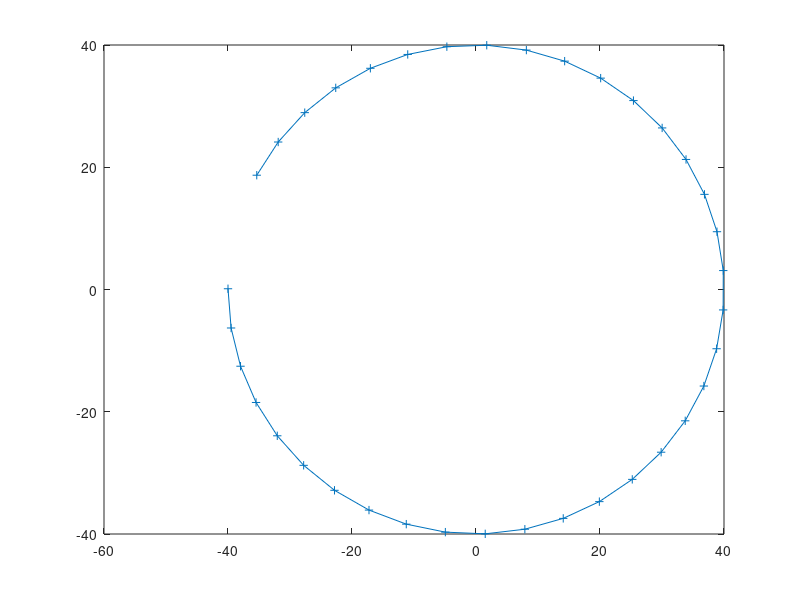
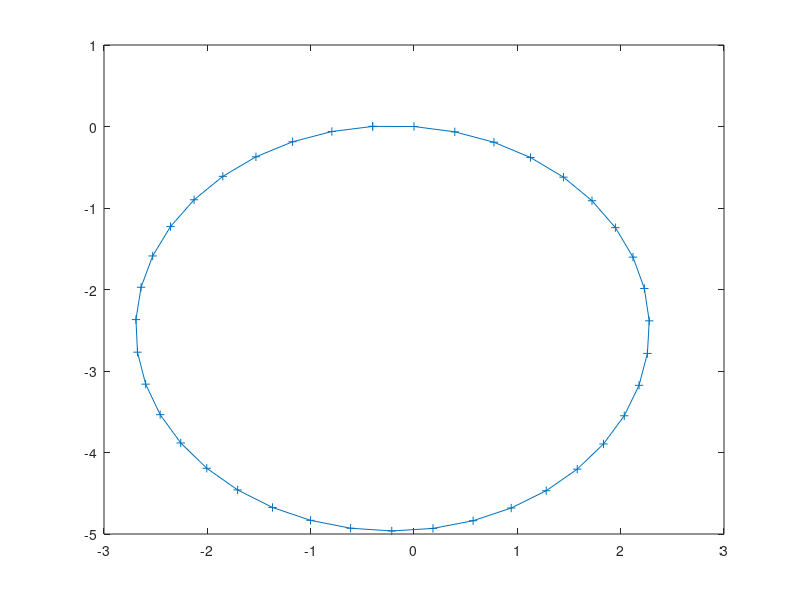

Recreate these plots in MATLAB, in order.
close all;
clear all;
delta_x = 0.015;%mm, x100um
aline_num = 1024;
aline_rate = 100000; %lines/s
width_psf = 0.02;%mm, x1000um
vc = delta_x*aline_rate; %mm/s
n1_level = 0.0;
n2_level = 0.0;

% am = angle(randn(1,40) + 1i * randn(1,40));
% vm = rand(1,40)*40;
am = linspace(-pi, pi, 40);
vm = ones(1, 40)*40;
for n = 1:40
    corr_n1 = randn(1, aline_num)*n1_level;
    corr_n2 = randn(1, aline_num)*n2_level;
    corr_bg =  exp(-(vc* (1/aline_rate)).^2/width_psf.^2) + corr_n1; 
    corr_bg = corr_bg .* (corr_bg<1) .* (corr_bg>0) + 0.01*((corr_bg>1) + (corr_bg<0));
    v_scan = 1i*vc*exp(-1i* linspace(0, (aline_num-1)/aline_num * 2*pi, aline_num)) + vm(n) *exp(1i*am(n));
    delta_x = abs(v_scan) * (1/aline_rate); 
    corr_x = exp(-delta_x.^2/width_psf.^2) + corr_n1 + corr_n2;
    corr_x = corr_x .* (corr_x<1) .* (corr_x>0) + 0.01*((corr_x>1) + (corr_x<0));
    diff_corr = corr_x - corr_bg;
%     diff_corr = 40*50000*((width_psf *sqrt(log(1./corr_x))).^2-(width_psf * sqrt(log(1./corr_bg))).^2) ;
%     figure;plot(diff_corr);
    A(n) = mean(diff_corr(1:aline_num/4));
    B(n) = mean(diff_corr(aline_num/4+1:aline_num/2));
    C(n) = mean(diff_corr(aline_num/2+1:aline_num*3/4));
    D(n) = mean(diff_corr(aline_num*3/4+1:aline_num));
    %% use A, B
%     am_calc(n) = atan(B(n)/A(n));
%     if A(n)<0 && B(n)<0
%         am_calc(n) = am_calc(n)-pi ;
%     elseif  A(n)<0 && B(n)>0 
%         am_calc(n) = am_calc(n)+pi ;
%     end
%     vm_calc(n) = abs(A(n)/(2*vc*sin(am_calc(n))));
%     am_calc(n) = angle(exp(1i*(am_calc(n)+pi/4)));
    %% use B, C
%     am_calc(n) = atan(B(n)/-C(n));
%     if B(n)<0 && C(n)>0
%         am_calc(n) = am_calc(n)-pi ;
%     elseif  C(n)>0 && B(n)>0 
%         am_calc(n) = am_calc(n)+pi ;
%     end
%     vm_calc(n) = abs(C(n)/(2*vc*sin(am_calc(n))));
%     am_calc(n) = angle(exp(1i*(am_calc(n)+pi/4)));
    %% use C, D
%     am_calc(n) = atan(D(n)/C(n));
%     if D(n)>0 && C(n)>0
%         am_calc(n) = am_calc(n)-pi ;
%     elseif  C(n)>0 && D(n)<0 
%         am_calc(n) = am_calc(n)+pi ;
%     end
%     vm_calc(n) = abs(C(n)/(2*vc*sin(am_calc(n))));
%     am_calc(n) = angle(exp(1i*(am_calc(n)+pi/4)));
    %% use D, A
%     am_calc(n) = atan(D(n)/-A(n));
%     if D(n)>0 && A(n)<0
%         am_calc(n) = am_calc(n)-pi ;
%     elseif  A(n)<0 && D(n)<0 
%         am_calc(n) = am_calc(n)+pi ;
%     end
%     vm_calc(n) = abs(A(n)/(2*vc*sin(am_calc(n))));
%     am_calc(n) = angle(exp(1i*(am_calc(n)+pi/4)));
    %% use A-C and B-D
    %% Get Diff Phase Variation for tracking
end
MoveVel = ((B-D) + 1i * (A-C))*1300 ;
MoveVel = MoveVel* exp(1i*3*pi/4);

figure;plot(MoveVel(1:end-3),'-+');
figure;plot(cumsum(MoveVel(1:end))/100, '-+');

% am_calc = angle(exp(1i*(am_calc+pi/4)));
% figure;plot(C,B,'-o');
% figure;plot(am_calc,'ro-');hold on;plot(am,'bo-');
% figure;plot(vm_calc,'ro-');hold on;plot(vm,'bo-');

% figure;plot(1:40, abs(vm_calc));
